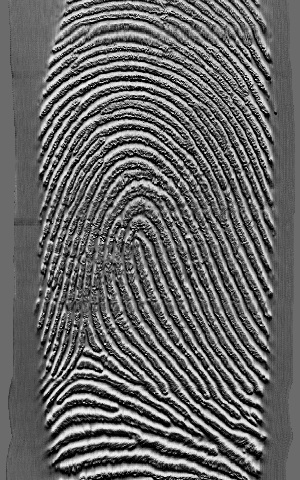
%> input picture 2D-s-FRFT/image/54_4.tif, 300 x 480 px
$ octave finger_chuli.m   (GNU Octave 9; MATLAB toolbox functions it lacks are replaced by stand-ins)
%> lines starting %> are read from the running program, lines starting %| are printed output that depends on the picture; in (x1, y1, x2, y2) boxes, pixels count from 0 and x2, y2 are one past the last pixel; in counts of white or black regions, pixels touching at a corner belong together; the program's own positions count from 1
 %主函数main

%close all;

tic

clear;

thin1=fingeryuchuli('image\54_4.tif');
% [109 lines not run here, left out]
function img = fingeryuchuli(path)
%> called with path = 'image\54_4.tif'
M=0;var=0;
I=double(imread(path));
%> I: size 480x300 double; min 0, max 240, mean 101.8; mean of the top-left, top-right, bottom-left and bottom-right quarters 107.2, 103.3, 97.7, 99.1
[m,n,p]=size(I);
%> m = 480; n = 300; p = 1
for x=1:m
for y=1:n

M=M+I(x,y);

end

end
%> after the loop, M = 14662208

M1=M/(m*n);
%> M1 = 101.8

for x=1:m

for y=1:n

var=var+(I(x,y)-M1).^2;

end

end
%> after the loop, var = 576791210.4

var1=var/(m*n);
%> var1 = 4005.5

for x=1:m

for y=1:n

if I(x,y)>=M1

I(x,y)=150+sqrt(2000*(I(x,y)-M1)/var1);

else

I(x,y)=150-sqrt(2000*(M1-I(x,y))/var1);

end

end

end
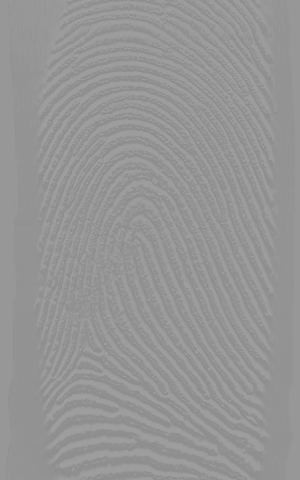
%> I: size 480x300 double; min 142.9, max 158.3, mean 149.7

% figure; imshow(I(:,:,3)./max(max(I(:,:,3))));title('归一化')
figure; imshow(I./max(max(I)));title('归一化')
%> after `imshow(I./max(max(I)))`:
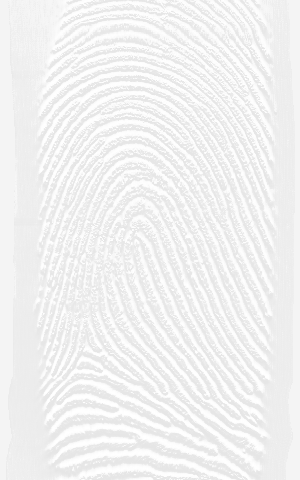
%> displayed picture: size 480x300, on the screen's scale of 0 to 255; min 230, max 255, mean 241.1

%************************************************************************

M =3; %3*3

H = m/M; L= n/M;
%> after `H = m/M`: H = 160
%> after `L= n/M`: L = 100

aveg1=zeros(H,L);

var1=zeros(H,L); %计算每一块的平均值

for x=1:H

for y=1:L

aveg=0;var=0;

for i=1:M

for j=1:M

aveg=I(i+(x-1)*M,j+(y-1)*M)+aveg;

end

end

aveg1(x,y)=aveg/(M*M); %计算每一块的方差

for i=1:M

for j=1:M

var=(I(i+(x-1)*M,j+(y-1)*M)-aveg1(x,y)).^2+var;

end

end

var1(x,y)=var/(M*M);

end

end
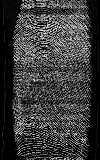
%> var1: size 160x100 double; min 0, max 47.14, mean 11; drawn with min black and max white

Gmean=0;Vmean=0;

for x=1:H

for y=1:L

Gmean=Gmean+aveg1(x,y);

Vmean=Vmean+var1(x,y);

end

end
%> after the loop, Gmean = 2395772.7; Vmean = 175919

Gmean1=Gmean/(H*L); %所有块的平均值
%> Gmean1 = 149.7

Vmean1=Vmean/(H*L); %所有块的方差
%> Vmean1 = 10.99

gtemp=0;gtotle=0;vtotle=0;vtemp=0;

for x=1:H

for y=1:L

if Gmean1>aveg1(x,y)

gtemp=gtemp+1;

gtotle=gtotle+aveg1(x,y);

end

if Vmean1<var1(x,y)

vtemp=vtemp+1;

vtotle=vtotle+var1(x,y);

end

end

end
%> after the loop, gtemp = 8828; gtotle = 1296706.1; vtemp = 7062; vtotle = 151902.9

G1=gtotle/gtemp;V1=vtotle/vtemp;
%> after `G1=gtotle/gtemp`: G1 = 146.9
%> after `V1=vtotle/vtemp`: V1 = 21.51

gtemp1=0;gtotle1=0;vtotle1=0;vtemp1=0;

for x=1:H

for y=1:L

if G1<aveg1(x,y)

gtemp1=gtemp1-1;

gtotle1=gtotle1+aveg1(x,y);

end

if 0<var1(x,y)<V1

vtemp1=vtemp1+1;

vtotle1=vtotle1+var1(x,y);

end

end

end
%> after the loop, gtemp1 = -12190; gtotle1 = 1841955.6; vtemp1 = 16000; vtotle1 = 175919

G2=gtotle1/gtemp1;V2=vtotle1/vtemp1;
%> after `G2=gtotle1/gtemp1`: G2 = -151.1
%> after `V2=vtotle1/vtemp1`: V2 = 10.99

e=zeros(H,L);

for x=1:H

for y=1:L

if aveg1(x,y)>G2 && var1(x,y)<V2

e(x,y)=1;

end

if aveg1(x,y)< G1-100 && var1(x,y)< V2

e(x,y)=1;

end

end

end
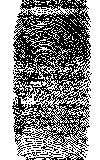
%> e: size 160x100 double; values 0 (black) and 1 (white), 55.9% white; black in thin lines or dots, all inside (x1, y1, x2, y2) = (12, 0, 92, 160)

for x=2:H-1

for y=2:L-1

if e(x,y)==1

if e(x-1,y) + e(x-1,y+1) +e(x,y+1) + e(x+1,y+1) + e(x+1,y) + e(x+1,y-1) + e(x,y-1) + e(x-1,y-1) <=4

e(x,y)=0;

end

end

end

end
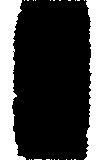
%> e: size 160x100 double; values 0 (black) and 1 (white), 26.6% white; 23 white regions (21 under 20 px), largest, box (x1, y1, x2, y2) and area: (0, 0, 26, 160) 2466, (84, 0, 100, 160) 1748

Icc = ones(m,n);

for x=1:H

for y=1:L

if e(x,y)==1

for i=1:M

for j=1:M

I(i+(x-1)*M,j+(y-1)*M)=G1;

Icc(i+(x-1)*M,j+(y-1)*M)=0;

end

end

end

end

end
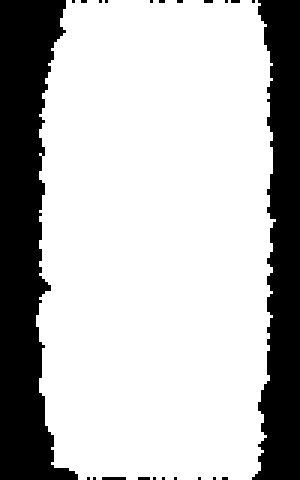
%> Icc: size 480x300 double; values 0 (black) and 1 (white), 73.4% white; 23 black regions (17 under 20 px), largest, box (x1, y1, x2, y2) and area: (0, 0, 78, 480) 22194, (252, 0, 300, 480) 15732, (102, 477, 126, 480) 72, (138, 477, 150, 480) 36, (204, 0, 213, 3) 27, (231, 0, 240, 3) 27

% figure, imshow(I(:,:,3)./max(max(I(:,:,3))));title('分割');
figure, imshow(I./max(max(I)));title('分割');
%************************************************************************

temp=(1/9)*[1 1 1;1 1 1;1 1 1]; % 模板系数、均值滤波

Im=double(I);

In=zeros(m,n);

for a=2:m-1;

for b=2:n-1;

In(a,b)=Im(a-1,b-1)*temp(1,1)+Im(a-1,b)*temp(1,2)+Im(a-1,b+1)*temp(1,3)+Im(a,b-1)*temp(2,1)+Im(a,b)*temp(2,2)+Im(a,b+1)*temp(2,3)+Im(a+1,b-1)*temp(3,1)+Im(a+1,b)*temp(3,2)+Im(a+1,b+1)*temp(3,3);

end

end
%> the run ends on the next line

I=In;

Im=zeros(m,n);

for x=5:m-5;

for y=5:n-5;

sum1=I(x,y-4)+I(x,y-2)+I(x,y+2)+I(x,y+4);

sum2=I(x-2,y+4)+I(x-1,y+2)+I(x+1,y-2)+I(x+2,y-4);

sum3=I(x-2,y+2)+I(x-4,y+4)+I(x+2,y-2)+I(x+4,y-4);

sum4=I(x-2,y+1)+I(x-4,y+2)+I(x+2,y-1)+I(x+4,y-2);

sum5=I(x-2,y)+I(x-4,y)+I(x+2,y)+I(x+4,y);

sum6=I(x-4,y-2)+I(x-2,y-1)+I(x+2,y+1)+I(x+4,y+2);

sum7=I(x-4,y-4)+I(x-2,y-2)+I(x+2,y+2)+I(x+4,y+4);

sum8=I(x-2,y-4)+I(x-1,y-2)+I(x+1,y+2)+I(x+2,y+4);

sumi=[sum1,sum2,sum3,sum4,sum5,sum6,sum7,sum8];

summax=max(sumi);

summin=min(sumi);

summ=sum(sumi);

b=summ/8;

if (summax+summin+ 4*I(x,y))> (3*summ/8)

sumf = summin;

else

sumf =summax;

end

if sumf > b

Im(x,y)=128;

else

Im(x,y)=255;

end

end

end

for i=1:m

for j =1:n

Icc(i,j)=Icc(i,j)*Im(i,j);

end

end

for i=1:m

for j =1:n

if (Icc(i,j)==128)

Icc(i,j)=0;

else

Icc(i,j)=1;

end

end

end

figure,imshow(double(Icc));title('二值化');

%************************************************************************

u=Icc;

[m,n]=size(u) %去空洞和毛刺

for x=2:m-1

for y=2:n-1

if u(x,y)==0

if u(x,y-1)+u(x-1,y)+u(x,y+1)+u(x+1,y)>=3

u(x,y)=1;

end

else u(x,y)=u(x,y);

end

end

end

figure,imshow(u) ;title('去毛刺')

for a=2:m-1

for b=2:n-1

if u(a,b)==1

if abs(u(a,b+1)-u(a-1,b+1))+abs(u(a-1,b+1)-u(a-1,b))+abs(u(a-1,b)-u(a-1,b-1))+abs(u(a-1,b-1)-u(a,b-1))+abs(u(a,b-1)-u(a+1,b-1))+abs(u(a+1,b-1)-u(a+1,b))+abs(u(a+1,b)-u(a+1,b+1))+abs(u(a+1,b+1)-u(a,b+1))~=1 %去空洞

if(u(a,b+1)+u(a-1,b+1)+u(a-1,b))*(u(a,b-1)+u(a+1,b-1)+u(a+1,b))+(u(a-1,b)+u(a-1,b-1)+u(a,b-1))*(u(a+1,b)+u(a+1,b+1)+u(a,b+1))==0 %去毛刺

u(a,b)=0;

end

end

end

end

end

figure,imshow(u) ;title('去空洞')
%*************************************************************************
v=~u;

se=strel('square',3);

fo=imopen(v,se);

v=imclose(fo,se); %对图像开操作和闭操作

img=bwmorph(v,'thin',Inf); %对图像进行细化

figure,imshow(img)
title('细化图')
end
